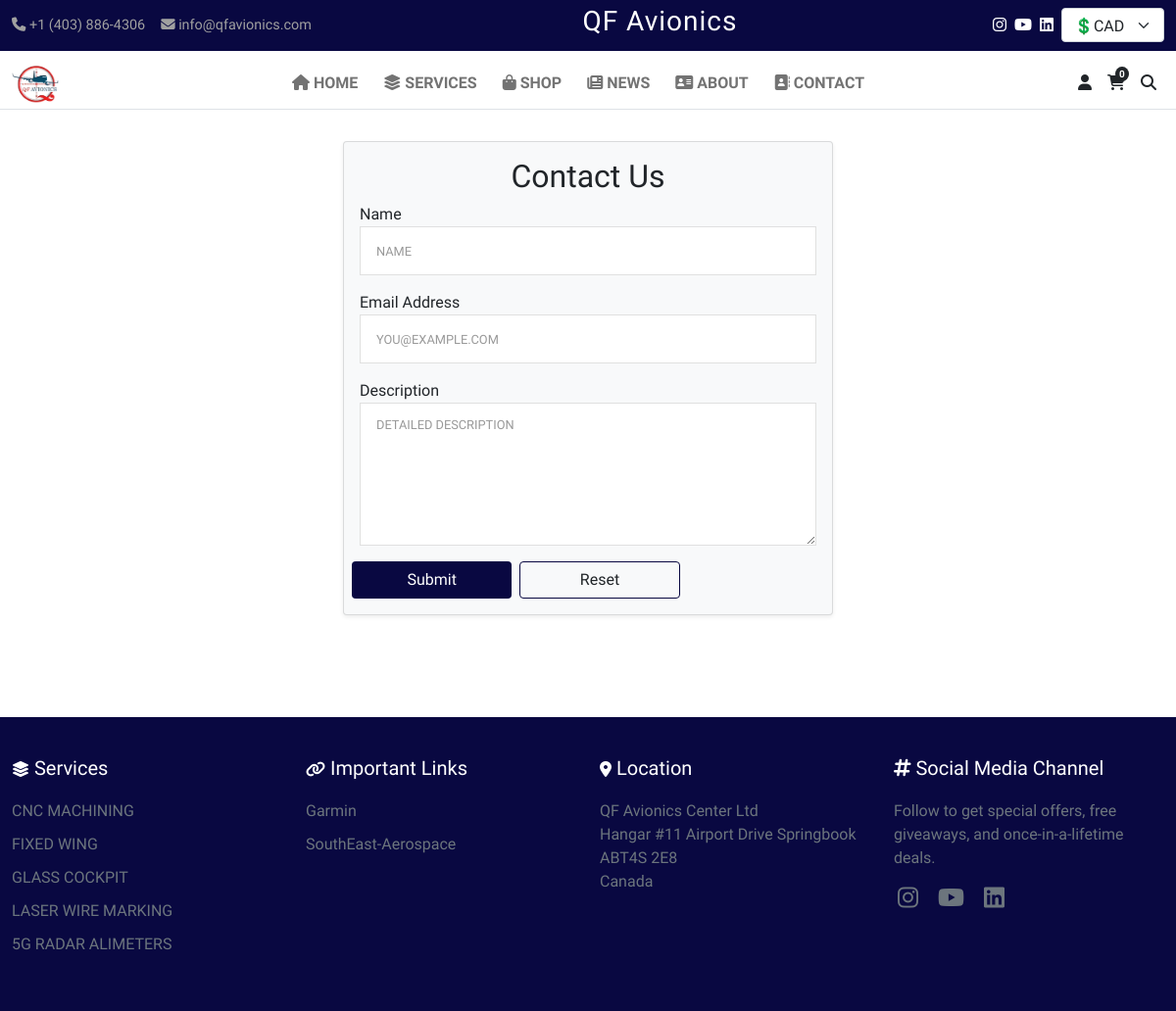
Page /contact/ on the committed database.
### additional_option/models.py (models this page shows, shortened)
class SiteSettings(models.Model):
    site_name = models.CharField(max_length=100, default="QFAvionics")
    email = models.EmailField(max_length=70, blank=False, null=False,  default='info@qfavionics.com')
    phone_number_1 = models.CharField(blank=True, null=True, max_length=10)
    phone_number_2 = models.CharField(blank=True, null=True, max_length=10)
    bussiness_email = models.EmailField(max_length=70, blank=False, default='info@qfavionics.com', null=False, help_text="Email on which receive the email")
    currency_rate = models.DecimalField(null=False, blank=False, default=0.72, decimal_places=2, max_digits=3)
    address = models.TextField(default="QF Avionics Center LtdHangar #11 Airport Drive, Springbook,ABT4S 2E8Canada", blank=True, null=True)
    airport = models.TextField(default="Red Deer Regional Airport, CYQF, YQF", blank=True, null=True)
    email_app_password = models.TextField(max_length=30,  default="zochakahgfehnxdq", blank=True, null=True)
    tax = models.DecimalField(decimal_places=2,  max_digits=5, default=0.15, null=False, blank=False)
    instagram = models.URLField(blank=True, null=True)
    youtube = models.URLField(blank=True, null=True)
    linkedin = models.URLField(blank=True, null=True)
    def get_footer_data(self):
        return {
            "location": self.address,
            "airport": self.airport,
            "instagram": self.instagram,
            "youtube": self.youtube,
            "linkedin": self.linkedin
        }
    def get_header_data(self):
        return {
            "site_name": self.site_name,
            "email": self.email,
            "phone_number": self.phone_number_1,
        }
    class Meta:
        verbose_name = "Site Setting"
        verbose_name_plural = "Site Settings"
    @classmethod
    def load(cls):
        obj, created = cls.objects.get_or_create(pk=1)
        return obj

class Service(models.Model):
    name = models.CharField(max_length=40, default='', blank=False, null=False)
    image = models.ImageField(upload_to='static/service/images/', default="defult.png")
    status = models.BooleanField(default=True)
    description = models.TextField(default='')
    service_type = models.CharField(default='', max_length=40, blank=False, null=False)
    specifications = models.JSONField(default=dict)
    technical_information = models.JSONField(default=dict)

class Link(models.Model):
    name = models.CharField(max_length=40, default='', blank=False, null=False)
    url = models.CharField(max_length=100, default='', blank=False, null=False)
    class Meta:
        verbose_name = 'Important Link'
        verbose_name_plural = 'Important Links'

### QFAvionics/views.py (the view)
# urls.py: path("contact/", contactpage, name="contactpage"),
def contactpage(request):
    if request.method == "POST":
        name = request.POST.get('name')
        email = request.POST.get('email')
        message = request.POST.get('description')
        subject = "Feedback"
        if name and email and message and subject:
            if request.POST.get("username"):
                username = request.POST.get("username")
            else:
                username = "user is not registered"
            html_message = render_to_string('emailcomplaint.html', {
                'name': name,
                'email': email,
                "username": username,
                'message': message,
                'subject': subject
            })
            flag = send_mail(
                subject=subject,
                message=message,
                from_email=settings.EMAIL_HOST_USER,
                recipient_list=[settings.EMAIL_HOST_USER],
                html_message=html_message,
                fail_silently=False,
            )
            if flag:
                messages.success(request, "Your message has been sent successfully!")
                return redirect("/")
            else:
                messages.add_message(request,  messages.ERROR, 'Failed to send mail, try again later')
                return redirect("/")
        else:
            messages.add_message(request,  messages.ERROR, 'All Fields Are Mandatory')
            return redirect("contactpage")
    else:
        return render(request, "contact.html", {})

### templates/contact.html (shortened to what this page needs)
{% extends "master.html" %}
{% block content %}
{% load static %}
<main id="mainbox">
<div class="container pt-1 mt-5">
    <div class="card shadow-sm bg-light">
        <div class="card-body">
            <form action="/contact/" method="post" onsubmit="return validate()">
                <h2 class="text-center">Contact Us</h2>
                <div class="mb-3">
                    <label for="emailAddress" class="form-label">Name</label>
                    <input type="text" class="form-control" name="name" placeholder="name" required>
                </div>
                <div class="mb-3">
                    <label for="emailAddress" class="form-abel">Email Address</label>
                    {% if request.user.is_authenticated %}
                    <input type="email" class="form-control" name="email" id="emailAddress" value="{{user.email}}" disabled placeholder="you@example.com" required>
                    {% else %}
                    <input type="email" class="form-control" name="email" placeholder="you@example.com" required>
                    {% endif %}
                </div>
                <div class="mb-3">
                    <label for="customTopic" class="form-label">Description</label>
                    <textarea class="form-control" id="customTopic" rows="5" name="description"
                        placeholder='Detailed description' required></textarea>
                </div>
                <div class="row">
                <button type="submit" class="btn text-white col col-4 mx-1" style="background-color: #090841;">Submit</button>
                <button type="reset" class="btn col col-4 mx-1" style="border: 1px solid #090841;">Reset </button>
                </div>
            </form>
        </div>
    </div>
</div>
</main>
{% endblock %}

### templates/master.html (shortened to what this page needs)
<!DOCTYPE html>
<html lang="en">
<head>
    {% load static %}
    <link href="https://cdn.jsdelivr.net/npm/bootstrap@5.0.2/dist/css/bootstrap.min.css" rel="stylesheet"
>
    <link rel="stylesheet" href="https://cdnjs.cloudflare.com/ajax/libs/font-awesome/6.4.0/css/all.min.css">
    <link rel="stylesheet" href="{% static 'css/index.css' %}">
</head>
<body>
    <main id="mainbox" class="">
        <div class="top-bar">
            <div class="container-fluid d-flex justify-content-between align-items-center">
                <div class="d-sm-flex" style="cursor: pointer; color: rgb(160, 160, 160);">
                    <div class="me-3" id="dialButton"><i class="fas fa-phone"></i> {{header.phone_number|default:"+1 (403) 886-4306"}}
                    </div>
                    <div class="me-3" id="emailButton"><i class="fas fa-envelope"></i>
                        {{header.email|default:"info@qfavionics.com"}}</div>
                </div>
                <h3 id="companyname" style="letter-spacing: 1px;">QF Avionics</h3>
                <div class="d-sm-flex">
                    <div class="d-flex justify-content-center align-items-center" style="margin-top: -6px;">
                        <a href="{{footer.instagram|default_if_none:" #" }}" class="text-white mt-2 me-2"><i
                                class="fa-brands fa-instagram fs-6"></i></a>
                        <a href="{{footer.youtube|default_if_none:" #" }}" class="text-white mt-2 me-2"><i
                                class="fa-brands fa-youtube fs-6"></i></a>
                        <a href="{{footer.linkedin|default_if_none:" #" }}" class="text-white mt-2 me-2"><i
                                class="fa-brands fa-linkedin fs-6"></i></a>
                    </div>
                    <select class="form-select" id="currency-value" aria-label="Default select example"
                        style="height: 35px; width: 105px;">
                        {% if request.session.currency == "USD" %}
                        <option value="USD" data-bs-toggle="tooltip" data-bs-placement="bottom"
                            title="Click to see product price in USD currency" selected>💲USD</option>
                        <option value="CAD" data-bs-toggle="tooltip" data-bs-placement="bottom"
                            title="Click to see product price in CAD currency">💲CAD</option>
                        {% else %}
                        <option value="CAD" selected>💲CAD</option>
                        {% endif %}
                    </select>
                </div>
            </div>
        </div>
        <nav class="position-absolute navbar navbar-expand-lg navbar-light bg-white w-100 "
            style="z-index: 200;box-sizing: border-box;">
            <div class="container-fluid border-bottom">
                <a class="navbar-brand" href="{% url 'home' %}">
                    <img src="{% static 'images/logo.png' %}" alt="QF Avionics"
                        style="max-width: min(50px,50px); max-height: min(10vh,10vw);">
                </a>
                <div class="collapse navbar-collapse" id="navbarNav">
                    <ul class="navbar-nav mx-auto">
                        <li class="nav-item">
                            <a class="nav-link md:mt-3" id="menu" href="{% url 'home' %}"><i
                                    class="fa-solid fa-house"></i> HOME</a>
                        </li>
                        <li class="nav-item" id="menu">
                            <a class="nav-link text-decoration-none"><i class="fa-solid fa-layer-group"></i>
                                SERVICES</a>
                        </li>
                        <li class="nav-item" id="menu">
                            <a class="nav-link"><i class="fa-solid fa-bag-shopping"></i> SHOP</a>
                        </li>
                        <li class="nav-item" id="menu">
                            <a class="nav-link" href="{% url 'view-news' %}"><i class="fa-solid fa-newspaper"></i>
                                NEWS</a>
                        </li>
                        <li class="nav-item" id="menu">
                            <a class="nav-link" href="{% url 'aboutpage' %}"><i class="fa-solid fa-address-card"></i>
                                ABOUT</a>
                        </li>
                        <li class="nav-item" id="menu">
                            <a class="nav-link" href="{% url 'contactpage' %}"><i class="fa-solid fa-address-book"></i>
                                CONTACT</a>
                        </li>
                    </ul>
                    <div class="icon-container d-flex mx-2 mt-2 mt-md-0 mb-3 mb-md-0">
                        {% if request.user.is_authenticated %}
                        <a href="{% url 'profile' %}"
                            class="text-dark me-3 text-decoration-none border px-3 py-1 rounded"><i
                                class="fas fa-user fs-6"></i> {{ user.username }}
                        </a>
                        {% else %}
                        <a href="{% url 'login' %}" class="text-dark me-3 fs-6"><i class="fas fa-user fs-6"></i> </a>
                        {% endif %}
                        <div>
                            <a href="{% url 'cart_detail' %}" class="text-dark me-3"><span
                                    class="position-absolute bg-dark text-white fw-bold px-1"
                                    style="font-size: 10px; border-radius: 100%; margin-top: -5px; margin-left: 8px;">{{no_of_items}}</span><i
                                    class="fas fa-shopping-cart fs-6"></i></a>
                        </div>
                        <a id="searchopen" class="text-dark"><i class="fas fa-search fs-6"></i></a>
                    </div>
                </div>
            </div>
        </nav>
        {% block content %}
        {% endblock %}
    </main>
    <footer class="footer mt-4">
        <div class="container-fluid">
            <div class="row">
                <div class="col-md-3">
                    <h5><i class="fa-solid fa-layer-group fs-6"></i> Services</h5>
                    <ul>
                        {% if services %}
                        {% for service in services|slice:":8" %}
                        <a href="{% url 'service' id=service.id %} " class="text-decoration-none text-secondary">
                            <li id="hover_white">{{service.name}}</li>
                        </a>
                        {% endfor %}
                        {% endif %}
                    </ul>
                </div>
                <div class="col-md-3">
                    <h5><i class="fa-solid fa-link fs-6"></i> Important Links</h5>
                    <ul class="text-secondary">
                        {% if links %}
                        {% for link in links %}
                        <a href="{{link.url}}" target="_blank" class="text-decoration-none text-secondary">
                            <li id="hover_white">{{link.name}}</li>
                        </a>
                        {% endfor %}
                        {% endif %}
                    </ul>
                </div>
                <div class="col-md-3">
                    <h5><i class="fa-solid fa-location-dot fs-6"></i> Location</h5>
                    <div class="text-secondary">
                        <a href="https://www.google.com/maps/dir//3801+Airport+Dr,+Springbrook,+AB+T4S+2E8/@52.1763421,-113.9696467,12z/data=!4m8!4m7!1m0!1m5!1m1!1s0x537450468fc942f9:0xb14e4971aebfab17!2m2!1d-113.8872465!2d52.1763708?entry=ttu&g_ep=EgoyMDI0MTAyMy4wIKXMDSoASAFQAw%3D%3D"
                            class="text-decoration-none text-secondary" target="_blank">
                            <pre id="hover_white" style="font-size: 1rem; font-family: Play, sans-serif;">{{footer.location}}</pre></a>
                    </div>
                </div>
                <div class="col-md-3">
                    <h5><i class="fa-solid fa-hashtag"></i> Social Media Channel</h5>
                    <p class="text-secondary">Follow to get special offers, free giveaways, and once-in-a-lifetime
                        deals.</p>
                    <a href="{{footer.instagram|default_if_none:" #" }}" class="text-secondary mt-2 me-2"><i id="hover_white" class="fa-brands fa-instagram mx-1 fs-4"></i></a>
                    <a href="{{footer.youtube|default_if_none:" #"}}" class="text-secondary mt-2 me-2"><i id="hover_white"
                            class="fa-brands fa-youtube mx-1 fs-4"></i></a>
                    <a href="{{footer.linkedin|default_if_none:" #"}}" class="text-secondary mt-2 me-2"><i id="hover_white"
                            class="fa-brands fa-linkedin mx-1 fs-4"></i></a>
                </div>
            </div>
        </div>
    </footer>
</body>
</html>

### rows in the picture
SiteSettings: email "info@qfavionics.com", location "QF Avionics Center Ltd Hangar #11 Airport Drive Springbook ABT4S 2E8 Canada"
Service: name "CNC MACHINING"
Service: name "FIXED WING"
Service: name "GLASS COCKPIT"
Service: name "LASER WIRE MARKING"
Service: name "5G RADAR ALIMETERS"
Link: name "Garmin"
Link: name "SouthEast-Aerospace"

### other values in the picture
{{ header.phone_number|default:"+1 (403) 886-4306" }} "+1 (403) 886-4306"
{{ no_of_items }} "0"
